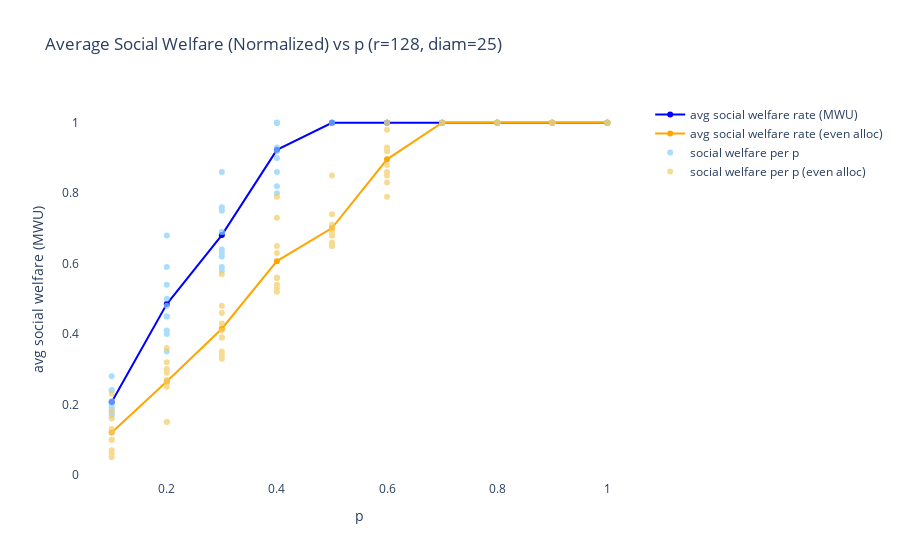
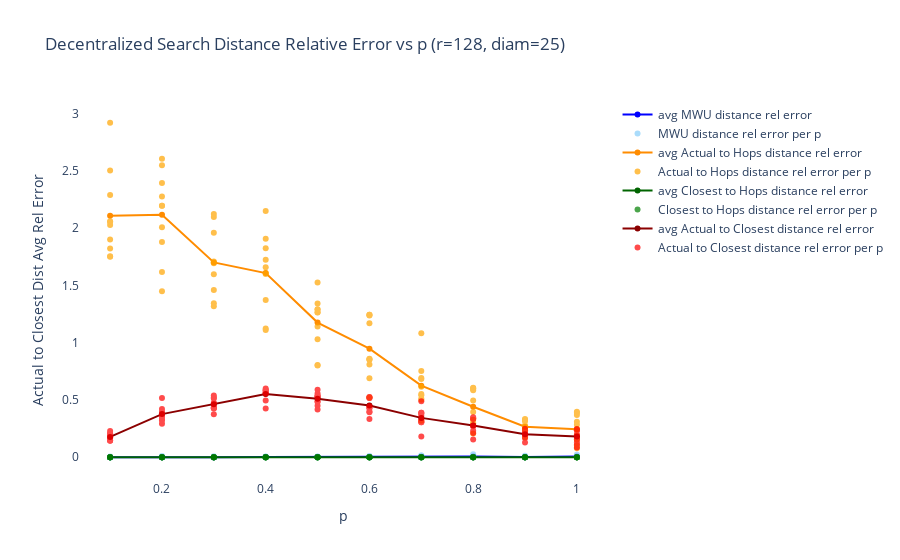
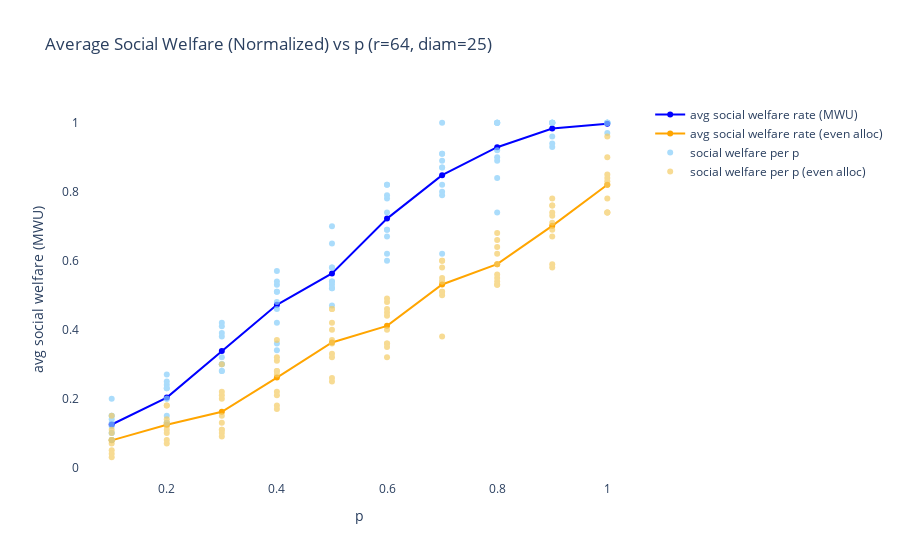
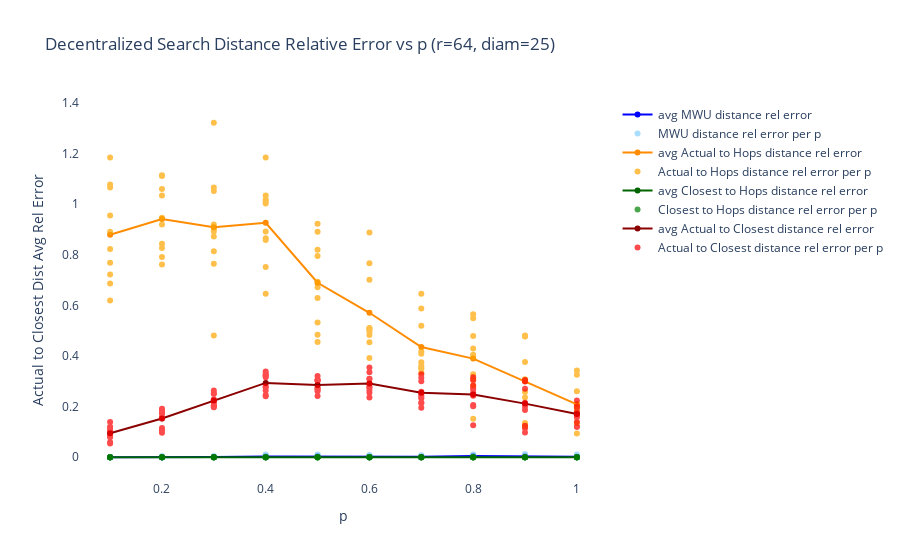

Notebook cell for these charts, in order:
### Markdown cell above
## Evenly distributed resources

### Code cell
comp_strat(num_vertices, regularity, create_rl,
        MWU, {'lrate' : lrate})
